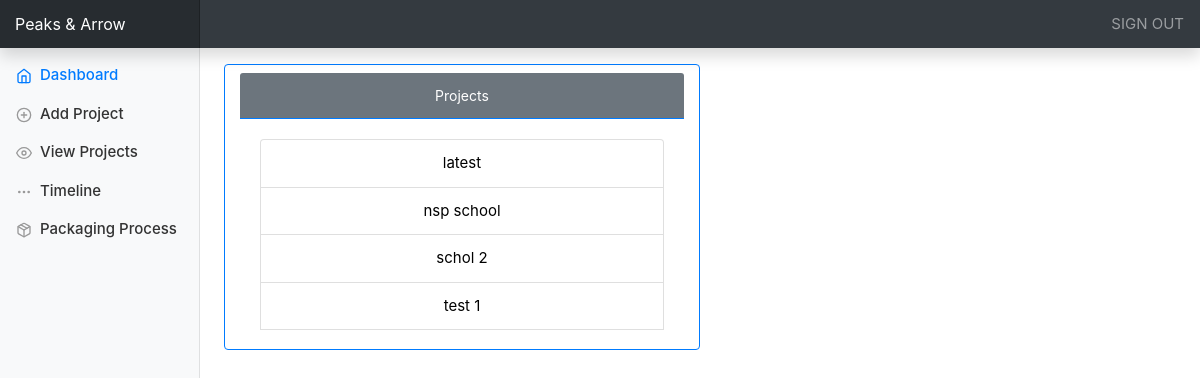
The page /view_project.php (signed in) on the database its author committed.
### tables this page shows
CREATE TABLE `projects` (
  `id` int(11) NOT NULL,
  `title` varchar(255) DEFAULT NULL,
  `deadline` varchar(50) DEFAULT NULL,
  `info` varchar(255) DEFAULT NULL
);

### view_project.php (the view, shortened to what this page needs)
<?php
include("db.php");
$sql="SELECT * FROM projects ORDER BY title asc;";
$quey=mysqli_query($conn,$sql);
?>
<!DOCTYPE html>
<html>
<head>
    <link rel="stylesheet" href="https://stackpath.bootstrapcdn.com/bootstrap/4.1.0/css/bootstrap.min.css">
    <link rel="stylesheet" href="./css/dashboard.css">
    <link rel="stylesheet" href="./css/style.css">
</head>
<body>
<nav class="navbar navbar-dark fixed-top bg-dark flex-md-nowrap p-0 shadow">
  <a class="navbar-brand col-sm-3 col-md-2 mr-0" href="#">Peaks & Arrow</a>
  <ul class="navbar-nav px-3">
    <li class="nav-item text-nowrap">
      <a class="nav-link" href="logout.php">SIGN OUT</a>
    </li>
  </ul>
</nav>
<div class="container-fluid">
  <div class="row">
    <nav class="col-md-2 d-none d-md-block bg-light sidebar">
      <div class="sidebar-sticky">
        <ul class="nav flex-column">
          <li class="nav-item">
            <a class="nav-link active" href="dashboard.php">
              <span data-feather="home"></span>
              Dashboard <span class="sr-only">(current)</span>
            </a>
          </li>
          <li class="nav-item">
            <a class="nav-link" href="add_project.php">
              <span data-feather="plus-circle"></span>
              Add Project
            </a>
          </li>
          <li class="nav-item">
            <a class="nav-link" href="#">
              <span data-feather="eye"></span>
              View Projects
            </a>
            </li>
          <li class="nav-item">
            <a class="nav-link" href="timeline.php">
              <span data-feather="more-horizontal"></span>
              Timeline
            </a>
          </li>
          <li class="nav-item">
            <a class="nav-link" href="packaging.php">
              <span data-feather="package"></span>
              Packaging Process
            </a>
          </li>
        </ul>
      </div>
    </nav>
    <main role="main" class="col-md-9 ml-sm-auto col-lg-10 px-4">
      <div class="d-flex justify-content-between flex-wrap flex-md-nowrap align-items-center pt-3 pb-2 mb-3">
      <div class="card text-center border-primary col-lg-6">
  <div class="card-header mt-2 text-white  bg-secondary border-primary">
  Projects
  </div>
  <div class="card-body">
            <ul class="list-group">
              <?php
              if (mysqli_num_rows($quey) > 0) {
                while($row = mysqli_fetch_assoc($quey)){
                ?>
                 <li class="list-group-item "><a href="project_report.php?id=<?php echo $row['id']?>" ><?php echo $row['title']  ?></li>
                <?php
               } }
               else {
                  echo "0 results";
                }
              ?></ul>
</div>
</div>
      </div>
    </main>
</body>
</html>

### css/dashboard.css (style rules this page uses)
body { font-size: .875rem; }
.feather { width: 16px; height: 16px; vertical-align: text-bottom; }
.sidebar { position: fixed; top: 0; bottom: 0; left: 0; z-index: 100; padding: 48px 0 0; box-shadow: inset -1px 0 0 rgba(0, 0, 0, .1); }
.sidebar-sticky { position: relative; top: 0; height: calc(100vh - 48px); padding-top: .5rem; overflow-x: hidden; overflow-y: auto; }
.sidebar .nav-link { font-weight: 500; color: #333; }
.sidebar .nav-link .feather { margin-right: 4px; color: #999; }
.sidebar .nav-link.active { color: #007bff; }
.sidebar .nav-link:hover .feather, .sidebar .nav-link.active .feather { color: inherit; }
[role="main"] { padding-top: 133px; }
@media (min-width: 768px) { [role="main"] { padding-top: 48px; } }
.navbar-brand { padding-top: .75rem; padding-bottom: .75rem; font-size: 1rem; background-color: rgba(0, 0, 0, .25); box-shadow: inset -1px 0 0 rgba(0, 0, 0, .25); }

### css/style.css (style rules this page uses)
body { background-color: rgb(255, 255, 255); }
a { color: black; text-decoration: none; font-size: 15px; }

### rows shown on the page
projects: title "latest"
projects: title "nsp school"
projects: title "schol 2"
projects: title "test 1"
